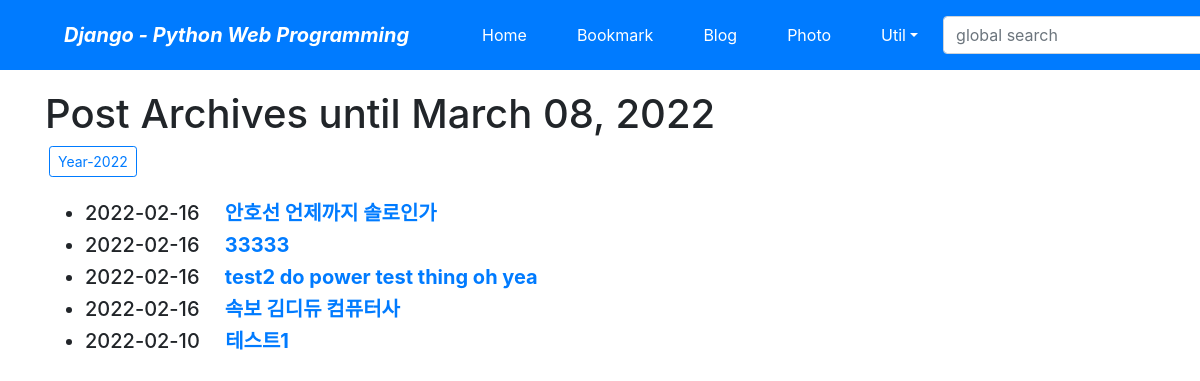
Screenshot of /blog/archive/ with the database file from the repository.
### blog/models.py (models this page shows, shortened)
class Post(models.Model):
    title = models.CharField(verbose_name = 'TITLE', max_length=50)
    slug = models.SlugField('SLUG', unique=True, allow_unicode=True, help_text='한단어요약')
    description = models.CharField('DESCRIPTION', max_length=100, blank = True, help_text='한줄요약')
    content = models.TextField('CONTENT')
    create_dt = models.DateTimeField('CREATE DATE', auto_now_add = True)
    modify_dt = models.DateTimeField('MODIFY DATE', auto_now = True)
    tags = TaggableManager(blank=True)
    class Meta:
        verbose_name = 'post'
        verbose_name_plural = 'posts'
        db_table = 'blog_posts'
        ordering = ('-modify_dt', )
    def get_absolute_url(self):
        return reverse('blog:post_detail', args=(self.slug,))

### blog/views.py (the view)
# urls.py: path('archive/', views.PostAV.as_view(), name='post_archive'),
class PostAV(ArchiveIndexView):
    model = Post
    date_field = 'modify_dt'

### blog/templates/blog/post_archive.html (shortened to what this page needs)
{% extends 'base.html' %}
{% block content %}
<h1>Post Archives until {% now "N d, Y" %}</h1>
    {% for date in date_list %}
    <a href="{% url 'blog:post_year_archive' date|date:'Y' %}"
        class="btn btn-outline-primary btn-sm mx-1">
        Year-{{ date|date:"Y" }}</a>
    {% endfor %}
    <br><br>
    <div>
        <ul>
            {% for post in object_list %}
            <li class="h5">
                {{ post.modify_dt|date:"Y-m-d" }}&emsp;
                <a href="{{ post.get_absolute_url }}"><strong>{{ post.title }}</strong></a>
            </li>
            {% endfor %}
    </div>
{% endblock %}

### rows the page displays
Post: modify_dt "2022-02-16", title "안호선 언제까지 솔로인가"
Post: modify_dt "2022-02-16", title "33333"
Post: modify_dt "2022-02-16", title "test2 do power test thing oh yea"
Post: modify_dt "2022-02-16", title "속보 김디듀 컴퓨터사"
Post: modify_dt "2022-02-10", title "테스트1"

### other values shown
{{ date|date:"Y" }} "2022"
